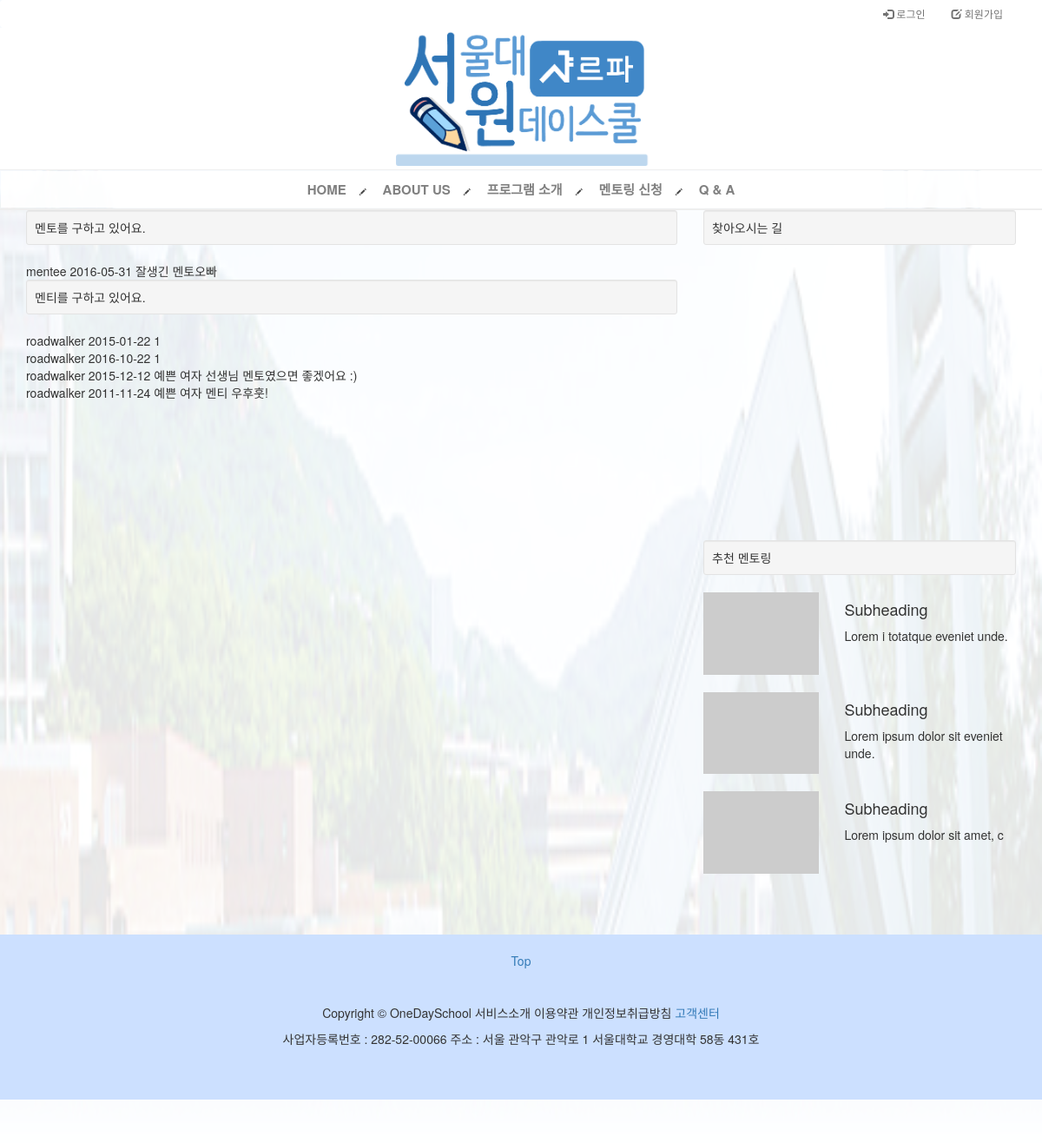
/mentoring/, run on the app's committed database.
### mentoring/models.py (models this page shows, shortened)
class Mentoring(models.Model):
    created_at = models.DateTimeField(auto_now_add=True)
    author = models.ForeignKey(settings.AUTH_USER_MODEL, default='1')
    acceptor = models.CharField(max_length=20, default='1', verbose_name='멘토 전화번호')
    capacity = models.PositiveSmallIntegerField(default=0)
    name = models.CharField(max_length=20, verbose_name='이름')
    area_highschool = models.CharField(max_length=40, verbose_name='지역/학교')
    grade = models.CharField(max_length=20, verbose_name='학년')
    phone_mentee = models.CharField(max_length=20, blank=True, verbose_name='학생 전화번호')
    phone_keeper = models.CharField(max_length=20, verbose_name='보호자 전화번호')
    date = models.CharField(max_length=20, verbose_name='희망 날짜')
    wannabe = models.CharField(max_length=40, verbose_name='장래희망')
    university = models.CharField(max_length=30, verbose_name='희망대학')
    rating = models.CharField(max_length=20, verbose_name='성적수준')
    will_to_study = models.CharField(max_length=30, choices=RATING_CHOICES, verbose_name='공부의욕')
    major1 = models.CharField(max_length=40, verbose_name='관심전공1')
    major2 = models.CharField(max_length=40, verbose_name='관심전공2')
    major3 = models.CharField(max_length=40, verbose_name='관심전공3')
    questions = models.TextField(max_length=2000, verbose_name='평소 궁금했던 질문')
    requirements = models.TextField(max_length=2000, verbose_name='멘토에게 바라는 점')
    is_recommended = models.PositiveSmallIntegerField(unique=True, blank=True, null=True)

### mentoring/views.py (the view)
def mentoring_list(request):
    mentoring_list = Mentoring.objects.all()
    return render(request, 'mentoring/mentoring_list.html', {
        'mentoring_list' : mentoring_list
        })

### mentoring/templates/mentoring/mentoring_list.html (shortened to what this page needs)
{% extends 'mentoring/base.html' %}
{% load staticfiles %}
{% load bootstrap3 %}
{% block style %}
    <link rel="stylesheet" href="{% static 'mentoring_list.css' %}" />
{% endblock %}
{% block content %}
<div class="container">
    <div class="row">
        <div class="col-md-8">
            <div class="well well-sm">
            멘토를 구하고 있어요.
            </div>
            {% for mentoring in mentoring_list %}
                {% if mentoring.author.profile.is_mentor %}
                {% else %}
                <div>
                    {{mentoring.author}}
                    {{mentoring.date}}
                    {{mentoring.requirements}}
                </div>
                {% endif %}
            {% endfor %}
            <div class="well well-sm">
            멘티를 구하고 있어요.
            </div>
            {% for mentoring in mentoring_list %}
                {% if mentoring.author.profile.is_mentor %}
                <div>
                    {{mentoring.author}}
                    {{mentoring.date}}
                    {{mentoring.requirements}}
                </div>
                {% endif %}
            {% endfor %}
        </div>
        <div class="col-md-4">
            <div class="well well-sm">
            찾아오시는 길
            </div>
            <div id="map" style="width:100%; min-height:300px;">
            </div>
            <br />
            <div class="well well-sm">
            추천 멘토링
            </div>
            <div class="row">
                <div class="col-md-5">
                    <a href="#">
                        <img class="img-responsive" src="http://placehold.it/350x250" alt="">
                    </a>
                </div>
                <div class="col-md-7">
                    <h4>Subheading</h4>
                    <p>Lorem i totatque eveniet unde.</p>
                </div>
            </div>
            <br />
            <div class="row">
                <div class="col-md-5">
                    <a href="#">
                        <img class="img-responsive" src="http://placehold.it/350x250" alt="">
                    </a>
                </div>
                <div class="col-md-7">
                    <h4>Subheading</h4>
                    <p>Lorem ipsum dolor sit eveniet unde.</p>
                </div>
            </div>
            <br />
            <div class="row">
                <div class="col-md-5">
                    <a href="#">
                        <img class="img-responsive" src="http://placehold.it/350x250" alt="">
                    </a>
                </div>
                <div class="col-md-7">
                    <h4>Subheading</h4>
                    <p>Lorem ipsum dolor sit amet, c</p>
                </div>
            </div>
            <br />
        </div>
    </div>
</div>
{% endblock %}

### data on the page
Mentoring: author "mentee", date "2016-05-31", requirements "잘생긴 멘토오빠"
Mentoring: author "roadwalker", date "2015-01-22", requirements "1"
Mentoring: author "roadwalker", date "2016-10-22", requirements "1"
Mentoring: author "roadwalker", date "2015-12-12", requirements "예쁜 여자 선생님 멘토였으면 좋겠어요 :)"
Mentoring: author "roadwalker", date "2011-11-24", requirements "예쁜 여자 멘티 우후훗!"
